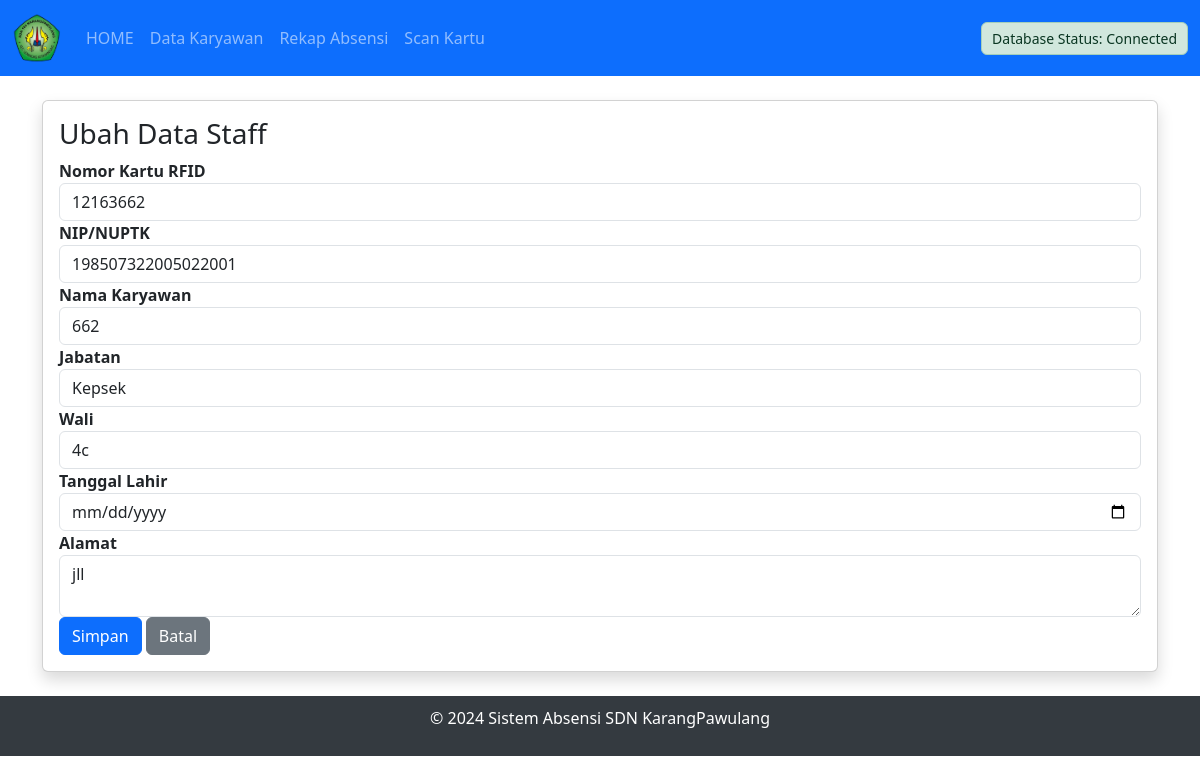
The app's page /edit.php?id=4 with its own data.
### tables this page shows
CREATE TABLE `karyawan` (
  `id` int(20) NOT NULL,
  `nokartu` varchar(20) NOT NULL,
  `nisn` varchar(20) NOT NULL,
  `nama` varchar(50) NOT NULL,
  `jabatan` varchar(30) NOT NULL,
  `wali` varchar(20) NOT NULL,
  `lahir` date NOT NULL,
  `alamat` varchar(50) NOT NULL
);

### edit.php (the view, shortened to what this page needs)
<?php
include "koneksi.php";
$id = $_GET['id'] ?? null;
$stmt = $konek->prepare("SELECT * FROM karyawan WHERE id = ?");
$stmt->bind_param("s", $id);
$stmt->execute();
$hasil = $stmt->get_result()->fetch_assoc();
?>
<!DOCTYPE html>
<html lang="id">
<head>
    <?php include "header.php"; ?>
    <link href="https://cdn.jsdelivr.net/npm/bootstrap@5.3.0/dist/css/bootstrap.min.css" rel="stylesheet">
</head>
<body>
<?php include "menu.php"; ?>
<div class="container py-4">
    <div class="card shadow">
        <div class="card-body">
            <h3>Ubah Data Staff</h3>
            <form method="POST">
                <?php
                $inputFields = [
                    'nokartu' => 'Nomor Kartu RFID',
                    'nisn' => 'NIP/NUPTK',
                    'nama' => 'Nama Karyawan',
                    'jabatan' => 'Jabatan',
                    'wali' => 'Wali',
                    'lahir' => 'Tanggal Lahir',
                    'alamat' => 'Alamat'
                ];
                foreach ($inputFields as $name => $label) {
                    $value = htmlspecialchars($hasil[$name] ?? '');
                    echo '<div class="form-group">';
                    if ($name == 'lahir') {
                        echo "<label>$label</label><input type='date' name='$name' class='form-control' value='$value'>";
                    } elseif ($name == 'alamat') {
                        echo "<label>$label</label><textarea name='$name' class='form-control'>$value</textarea>";
                    } else {
                        echo "<label>$label</label><input type='text' name='$name' class='form-control' value='$value' required>";
                    }
                    echo '</div>';
                }
                ?>
                <button type="submit" class="btn btn-primary">Simpan</button>
                <a href="datakaryawan.php" class="btn btn-secondary">Batal</a>
            </form>
        </div>
    </div>
</div>
<?php include "footer.php"; ?>
</body>
</html>

### css/header.css (style rules this page uses)
body { background-color: #f8f9fa; display: flex; flex-direction: column; min-height: 100vh; }
.form-group label { font-weight: bold; }
.btn-primary { background-color: #007bff; border-color: #007bff; }

### records on screen
karyawan: nokartu "12163662", nisn "198507322005022001", nama "662", jabatan "Kepsek", wali "4c", alamat "jll"

### other values on screen
$status_koneksi "Connected"
$label "Nomor Kartu RFID"
$label "NIP/NUPTK"
$label "Nama Karyawan"
$label "Jabatan"
$label "Wali"
$label "Tanggal Lahir"
$label "Alamat"
